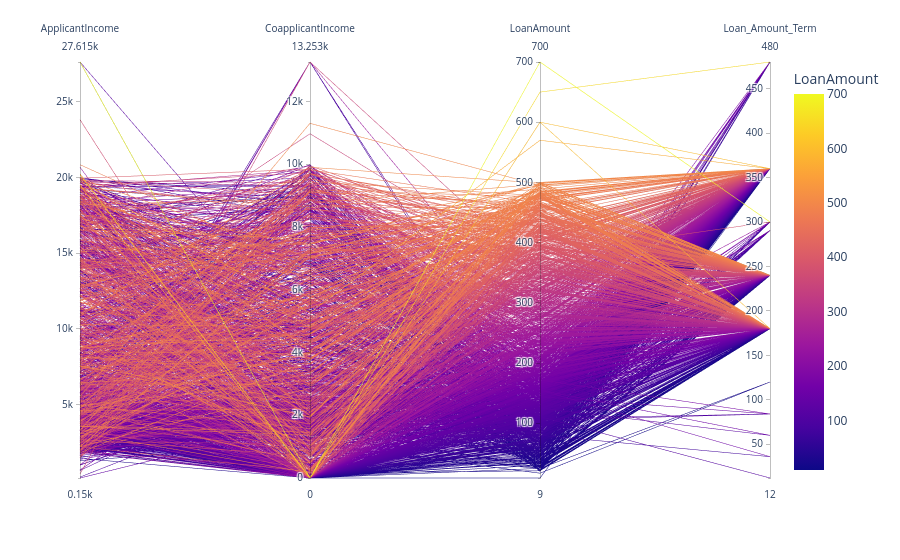

Write notebook code for a chart like this one.
### Code cell
px.parallel_coordinates(loan[[
    'ApplicantIncome',
    'CoapplicantIncome',
    'LoanAmount',
    'Loan_Amount_Term'
]], color = 'LoanAmount').show()

### Figure 1 — Plotly figure (JSON) as saved in the notebook; plotly's stock layout.template omitted (floating-point values rounded to 4 significant figures; data arrays with more than 128 entries replaced by an {"elided": "..."} marker saying what was removed)
{"data": [{"dimensions": [{"label": "ApplicantIncome", "values": {"elided": "1614 float values"}}, {"label": "CoapplicantIncome", "values": {"elided": "1614 float values"}}, {"label": "LoanAmount", "values": {"elided": "1614 float values"}}, {"label": "Loan_Amount_Term", "values": {"elided": "1614 float values"}}], "domain": {"x": [0, 1], "y": [0, 1]}, "line": {"color": {"elided": "1614 float values"}, "coloraxis": "coloraxis"}, "name": "", "type": "parcoords"}], "layout": {"coloraxis": {"colorbar": {"title": {"text": "LoanAmount"}}, "colorscale": [[0, "#0d0887"], [0.1111, "#46039f"], [0.2222, "#7201a8"], [0.3333, "#9c179e"], [0.4444, "#bd3786"], [0.5556, "#d8576b"], [0.6667, "#ed7953"], [0.7778, "#fb9f3a"], [0.8889, "#fdca26"], [1, "#f0f921"]]}, "legend": {"tracegroupgap": 0}, "margin": {"t": 60}}}
